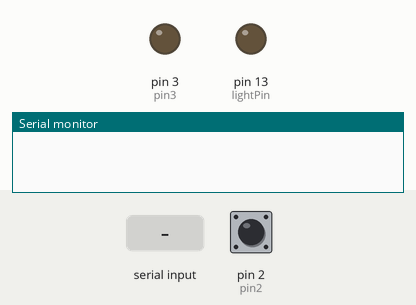
A sketch run on a simulated Arduino Uno, built with avr-gcc and run on an emulated ATmega328P. On the bench: output pins drawn as LEDs (lit = HIGH), the last lines printed to the serial monitor. The inputs (shaded band) are chosen by the test bench; at power-on: pin 2 (pin2) LOW.

Above: at 0.9 s.
1.0 s: "1" received over Serial
At 2.5 s:
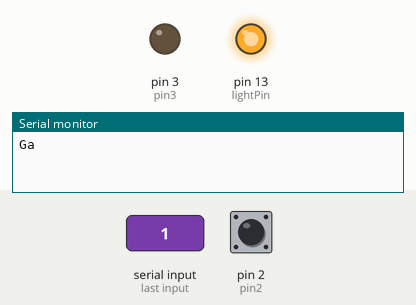
3.0 s: pin 2 (pin2) driven HIGH
At 3.5 s:
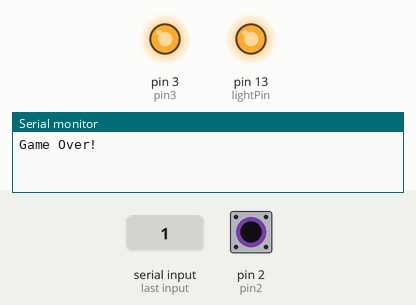
4.5 s: pin 2 (pin2) pulsed LOW 5 times (0.12 s each, 0.3 s apart)
At 7.0 s:
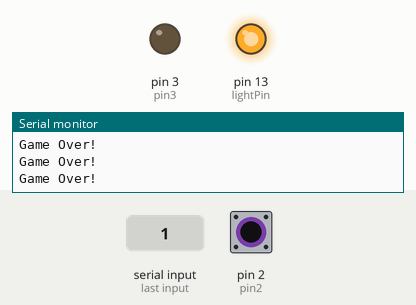
Timing chart, 0 to 8.5 s (numbered marks = the images above; inputs shaded):
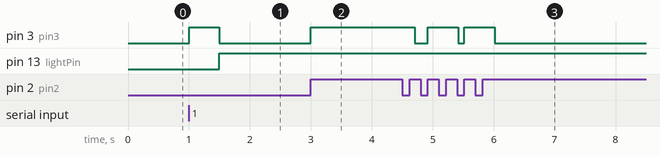

The sketch:

timer.ino.ino
```cpp
volatile int seconds = 0;
int pin2 = 2; //pin to check for game over
int pin3 = 3; //pin to indicate game start to other arduino
int lightPin = 13; //pin for tricolor light
volatile bool isGameOver = true;

void setup() {
  pinMode(pin2, INPUT);
  pinMode(pin3, OUTPUT);
  pinMode(lightPin, OUTPUT);
  attachInterrupt(digitalPinToInterrupt(pin2), gameOver, RISING);

  Serial.begin(9600);

  cli(); //disable interrupts

  TCCR1A = 0;
  TCCR1B = 0;
  TCCR1B |= (1<<CS12) | (1<<CS10); //set frequency to clk/1024

  TIMSK1 |= (7<<0); //enables OCR interrupts
  OCR1A = 15625;

  sei(); //enable interrupts

  digitalWrite(pin3, LOW);
  while(!Serial.available());
}

ISR (TIMER1_COMPA_vect) {
  seconds ++;
  TCNT1 = 0;
}


void loop() {
  digitalWrite(pin3, HIGH);
  newDelay(500);

  if(!isGameOver){
    Serial.println(newMillis());
    //delay a bit between prints
    newDelay(100);
  }
  else {
    digitalWrite(lightPin, HIGH);
    Serial.println("Game Over!");
    digitalWrite(pin3, LOW);
    seconds = 0;
    TCNT1 = 0; //reset timer to 0
    TCCR1B = 0; //stop timer
    cli();


    while(isGameOver) {
      if(digitalRead(pin2)){
        sei();
      }
    }
    TCCR1B |= (1<<CS12) | (1<<CS10); //reset timer upon exit from infinite loop
  }
}


double newMillis(){

  //disabled interrupts while reading from timer to avoid getting inconsistent values
  cli();

  double t = TCNT1;

  double millisec = (seconds + t/15625)*1000;
  //Serial.println(seconds);
  //Serial.println(millisec);

  //restart interrupts
  sei();

  return millisec;
}

void newDelay(int amt) {
  double startTime = newMillis();
  double endTime = newMillis();
  while(endTime - startTime < amt) {
    endTime = newMillis();
  }
}

void gameOver() {
  if(!isGameOver) {
    isGameOver = true;
  }
  else {
    isGameOver = false;
  }
}
```

Measured:
- after the input at 1.0 s, pin 3 (pin3): LOW → HIGH at once, → LOW 0.50 s later; pin 13 (lightPin): LOW → HIGH after 0.50 s
- after the input at 3.0 s, pin 3 (pin3): LOW → HIGH at once
- after the input at 4.5 s, pin 3 (pin3): goes LOW 0.22 s, HIGH 0.50 s, LOW 0.10 s, HIGH 0.50 s, then LOW, starting after 0.20 s
